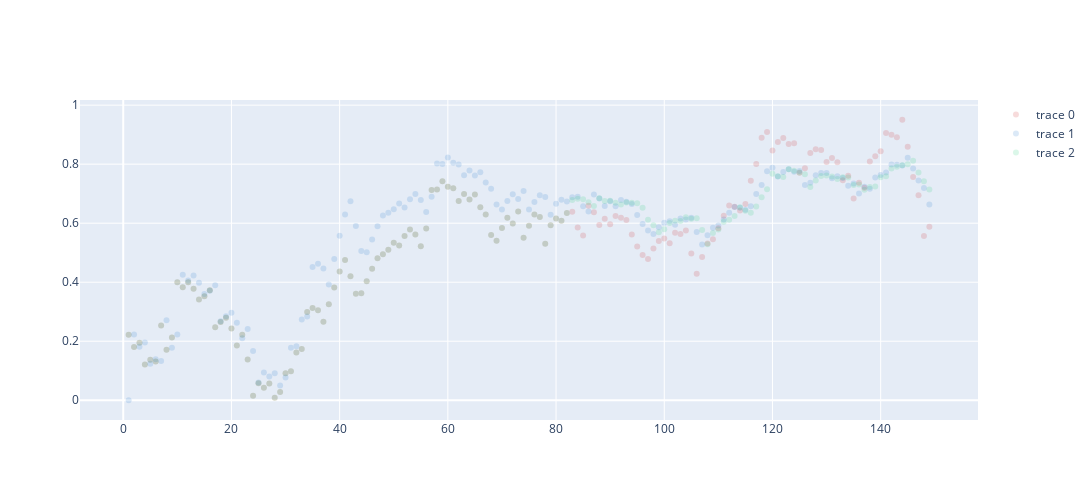

Source (notebook cell):
### Code cell
fig = go.Figure()
i = 0
colors = ['rgba(204, 25, 25', 'rgba(25, 114, 204', 'rgba(25, 204, 114', ]
for alpha in [0.99809326]:
    time_type = 'Career Game'
    df, df_quantiles = get_projections('Rasmus Sandin', time_type)
    fig.add_trace(go.Scatter(x=df[time_type], y=df['Kalman'], mode='markers', opacity=0.15, marker=dict(color=colors[i] + ', 1)')))
    i+=1
    fig.add_trace(go.Scatter(x=df[time_type], y=df['Projection'], mode='markers', opacity=0.15, marker=dict(color=colors[i] + ', 1)')))

    i += 1
    fig.add_trace(go.Scatter(x=df[time_type], y=df['XGB'], mode='markers', opacity=0.15, marker=dict(color=colors[i] + ', 1)')))

fig.update_layout(autosize=False, width=1600, height=500)
    # Model fitting
fig.show()

### Figure 1 — Plotly figure (JSON) as saved in the notebook; plotly's stock layout.template omitted (floating-point values rounded to 4 significant figures; data arrays with more than 128 entries replaced by an {"elided": "..."} marker saying what was removed)
{"data": [{"marker": {"color": "rgba(204, 25, 25, 1)"}, "mode": "markers", "opacity": 0.15, "type": "scatter", "x": {"elided": "149 int values"}, "y": {"elided": "149 float values"}}, {"marker": {"color": "rgba(25, 114, 204, 1)"}, "mode": "markers", "opacity": 0.15, "type": "scatter", "x": {"elided": "149 int values"}, "y": {"elided": "149 float values"}}, {"marker": {"color": "rgba(25, 204, 114, 1)"}, "mode": "markers", "opacity": 0.15, "type": "scatter", "x": {"elided": "149 int values"}, "y": {"elided": "149 float values"}}], "layout": {"autosize": false, "height": 500, "width": 1600}}
